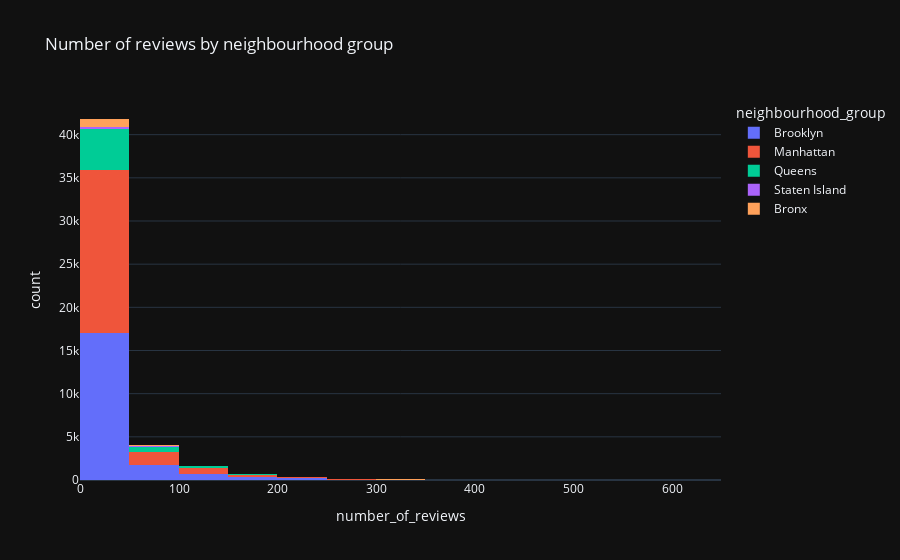

Notebook code cell kept with this figure:
### Code cell
fig = px.histogram(abnb, 
                    x="number_of_reviews",
                    color="neighbourhood_group",
                    nbins=25,
                    title='Number of reviews by neighbourhood group',
                    template='plotly_dark'
                    )

fig.show()

### Figure 1 — Plotly figure (JSON) as saved in the notebook; plotly's stock layout.template omitted (floating-point values rounded to 4 significant figures; data arrays with more than 128 entries replaced by an {"elided": "..."} marker saying what was removed)
{"data": [{"alignmentgroup": "True", "bingroup": "x", "hovertemplate": "neighbourhood_group=Brooklyn<br>number_of_reviews=%{x}<br>count=%{y}<extra></extra>", "legendgroup": "Brooklyn", "marker": {"color": "#636efa", "pattern": {"shape": ""}}, "name": "Brooklyn", "nbinsx": 25, "offsetgroup": "Brooklyn", "orientation": "v", "showlegend": true, "type": "histogram", "x": {"elided": "20104 int values"}, "xaxis": "x", "yaxis": "y"}, {"alignmentgroup": "True", "bingroup": "x", "hovertemplate": "neighbourhood_group=Manhattan<br>number_of_reviews=%{x}<br>count=%{y}<extra></extra>", "legendgroup": "Manhattan", "marker": {"color": "#EF553B", "pattern": {"shape": ""}}, "name": "Manhattan", "nbinsx": 25, "offsetgroup": "Manhattan", "orientation": "v", "showlegend": true, "type": "histogram", "x": {"elided": "21661 int values"}, "xaxis": "x", "yaxis": "y"}, {"alignmentgroup": "True", "bingroup": "x", "hovertemplate": "neighbourhood_group=Queens<br>number_of_reviews=%{x}<br>count=%{y}<extra></extra>", "legendgroup": "Queens", "marker": {"color": "#00cc96", "pattern": {"shape": ""}}, "name": "Queens", "nbinsx": 25, "offsetgroup": "Queens", "orientation": "v", "showlegend": true, "type": "histogram", "x": {"elided": "5666 int values"}, "xaxis": "x", "yaxis": "y"}, {"alignmentgroup": "True", "bingroup": "x", "hovertemplate": "neighbourhood_group=Staten Island<br>number_of_reviews=%{x}<br>count=%{y}<extra></extra>", "legendgroup": "Staten Island", "marker": {"color": "#ab63fa", "pattern": {"shape": ""}}, "name": "Staten Island", "nbinsx": 25, "offsetgroup": "Staten Island", "orientation": "v", "showlegend": true, "type": "histogram", "x": {"elided": "373 int values"}, "xaxis": "x", "yaxis": "y"}, {"alignmentgroup": "True", "bingroup": "x", "hovertemplate": "neighbourhood_group=Bronx<br>number_of_reviews=%{x}<br>count=%{y}<extra></extra>", "legendgroup": "Bronx", "marker": {"color": "#FFA15A", "pattern": {"shape": ""}}, "name": "Bronx", "nbinsx": 25, "offsetgroup": "Bronx", "orientation": "v", "showlegend": true, "type": "histogram", "x": {"elided": "1091 int values"}, "xaxis": "x", "yaxis": "y"}], "layout": {"barmode": "relative", "legend": {"title": {"text": "neighbourhood_group"}, "tracegroupgap": 0}, "title": {"text": "Number of reviews by neighbourhood group"}, "xaxis": {"anchor": "y", "domain": [0, 1], "title": {"text": "number_of_reviews"}}, "yaxis": {"anchor": "x", "domain": [0, 1], "title": {"text": "count"}}}}
